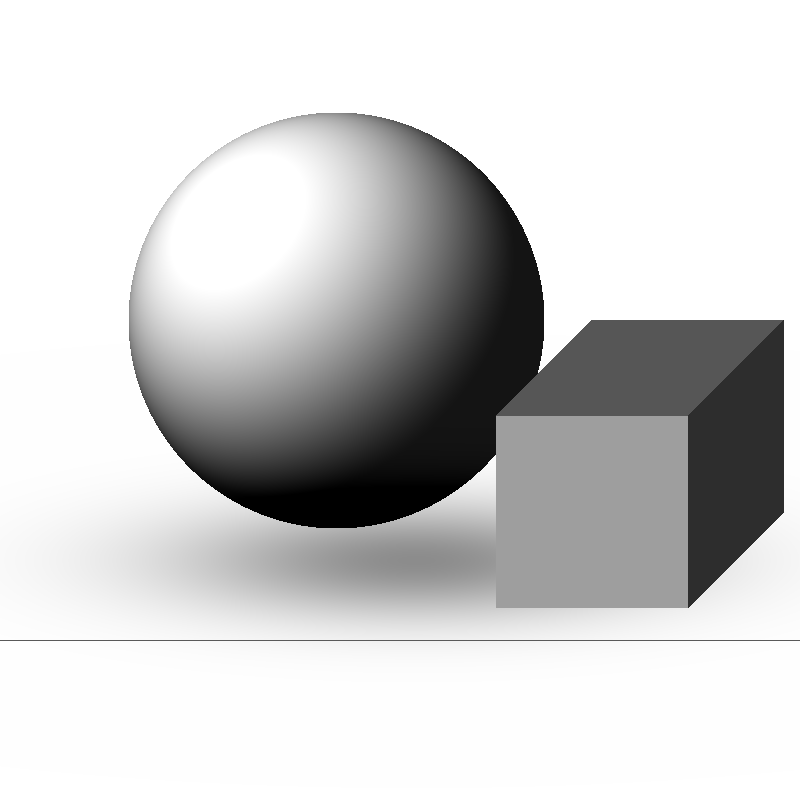
#> input picture samples/portrait.png, 800 x 800 px
$ python -i styles.py   (imports and definitions only)   (older library calls are emulated)
#> lines starting #> are read from the running program, lines starting #| are printed output that depends on the picture; after the words box and inside, x2 and y2 are one past the last pixel; in counts of white or black regions, pixels touching at a corner belong together
#> further down, picture is the input picture: shape (800, 800); min 0, max 255, mean 206.8
### penplot/core/geometry.py
"""Polyline geometry helpers.

A *path* is an (N, 2) float64 numpy array of points.  Everything downstream of
the source stage (image tracing, text, PDF) speaks this language, which keeps
layout, optimisation, preview and G-code generation completely decoupled from
where the geometry came from.

Source stages emit paths in a Y-down coordinate system (image/screen
convention).  The layout stage flips Y once, so bed coordinates are Y-up like
the printer expects.
"""

from __future__ import annotations

import math
from typing import Iterable, Sequence

import numpy as np

Path = np.ndarray
Paths = list

__all__ = [
    "as_path",
    "path_length",
    "total_length",
    "bounds",
    "identity",
    "affine",
    "apply_matrix",
    "transform_paths",
    "rdp",
    "simplify_paths",
    "drop_short",
    "join_paths",
    "reorder_paths",
    "travel_length",
    "stitch_paths",
    "improve_tour",
    "resample",
    "circle_path",
    "cumulative_lengths",
]


# --------------------------------------------------------------------------
# basics
# --------------------------------------------------------------------------
# [13 lines left out: functions as_path, path_length, not called in this run]


def total_length(paths: Iterable[Path]) -> float:
    return float(sum(path_length(p) for p in paths))


# [28 lines left out: functions cumulative_lengths, bounds, not called in this run]


# --------------------------------------------------------------------------
# affine transforms (3x3, row vectors are points)
# --------------------------------------------------------------------------
def identity() -> np.ndarray:
    return np.eye(3, dtype=np.float64)


# [33 lines left out: functions affine, apply_matrix, not called in this run]


def transform_paths(paths: Sequence[Path], matrix: np.ndarray) -> list[Path]:
    return [apply_matrix(matrix, p) for p in paths if len(p)]


# --------------------------------------------------------------------------
# simplification
# --------------------------------------------------------------------------
def rdp(points: Path, epsilon: float) -> Path:
    """Ramer-Douglas-Peucker simplification (iterative, no recursion limit)."""
    n = len(points)
    if n < 3 or epsilon <= 0.0:
        return points

    keep = np.zeros(n, dtype=bool)
    keep[0] = keep[-1] = True
    stack: list[tuple[int, int]] = [(0, n - 1)]

    while stack:
        i, j = stack.pop()
        if j <= i + 1:
            continue
        p0 = points[i, :2]
        seg = points[j, :2] - p0
        seg_len = math.hypot(seg[0], seg[1])
        rel = points[i + 1 : j, :2] - p0
        if seg_len < 1e-12:
            dist = np.hypot(rel[:, 0], rel[:, 1])
        else:
            dist = np.abs(seg[0] * rel[:, 1] - seg[1] * rel[:, 0]) / seg_len
        k = int(np.argmax(dist))
        if dist[k] > epsilon:
            idx = i + 1 + k
            keep[idx] = True
            stack.append((i, idx))
            stack.append((idx, j))

    return points[keep]


# [37 lines left out: functions simplify_paths, drop_short, not called in this run]


# --------------------------------------------------------------------------
# endpoint index used by join / reorder
# --------------------------------------------------------------------------
class _EndpointIndex:
    """Uniform-grid nearest-neighbour index with removals."""

    # [5 lines left out: function __init__, not called in this run]

    def _key(self, pt) -> tuple[int, int]:
        return (int(math.floor(pt[0] / self.cell)), int(math.floor(pt[1] / self.cell)))

    # [16 lines left out: functions add, remove, not called in this run]

    def __len__(self) -> int:
        return len(self.points)

    # [208 lines left out: functions nearest, _max_ring, join_paths, reorder_paths, travel_length, resample, not called in this run]


def circle_path(cx: float, cy: float, radius: float, segments: int = 12) -> Path:
    a = np.linspace(0.0, 2 * math.pi, segments + 1)
    return np.stack([cx + radius * np.cos(a), cy + radius * np.sin(a)], axis=1)


# --------------------------------------------------------------------------
# fewer pen lifts, shorter tour
# --------------------------------------------------------------------------
# [140 lines left out: functions stitch_paths, improve_tour, not called in this run]

### penplot/core/styles.py
"""Image -> pen path conversion ("drawing styles").

Every function takes a prepared float32 image (0 = black, 1 = white) and
returns a list of polylines in *pixel* coordinates with Y pointing down.  The
layout stage scales and flips them onto the bed later, so nothing here needs
to know about millimetres.
"""

from __future__ import annotations

import math

import cv2
import numpy as np

from . import geometry as geo

__all__ = [
    "edges_paths",
    "contour_paths",
    "hatch_paths",
    "stipple_paths",
    "spiral_paths",
    "wave_paths",
    "hatch_polygons",
    "hatch_mask",
    "trace_binary",
    "mask_from_paths",
    "sample_bilinear",
    "split_by_mask",
]

_NEIGHBOURS = [(-1, -1), (-1, 0), (-1, 1), (0, -1), (0, 1), (1, -1), (1, 0), (1, 1)]


# --------------------------------------------------------------------------
# binary skeleton tracing (used by the edge style)
# --------------------------------------------------------------------------
# [290 lines left out: functions trace_binary, _rotate_mask, _segments_from_rows, _map_back, hatch_mask, mask_from_paths and 3 more, not called in this run]


def _binarise(
    img: np.ndarray,
    method: str,
    threshold: float,
    block: int,
    offset: float,
) -> np.ndarray:
#> called with method = 'otsu', threshold = 0.5, block = 25, offset = 8
    u8 = np.clip(img * 255.0, 0, 255).astype(np.uint8)
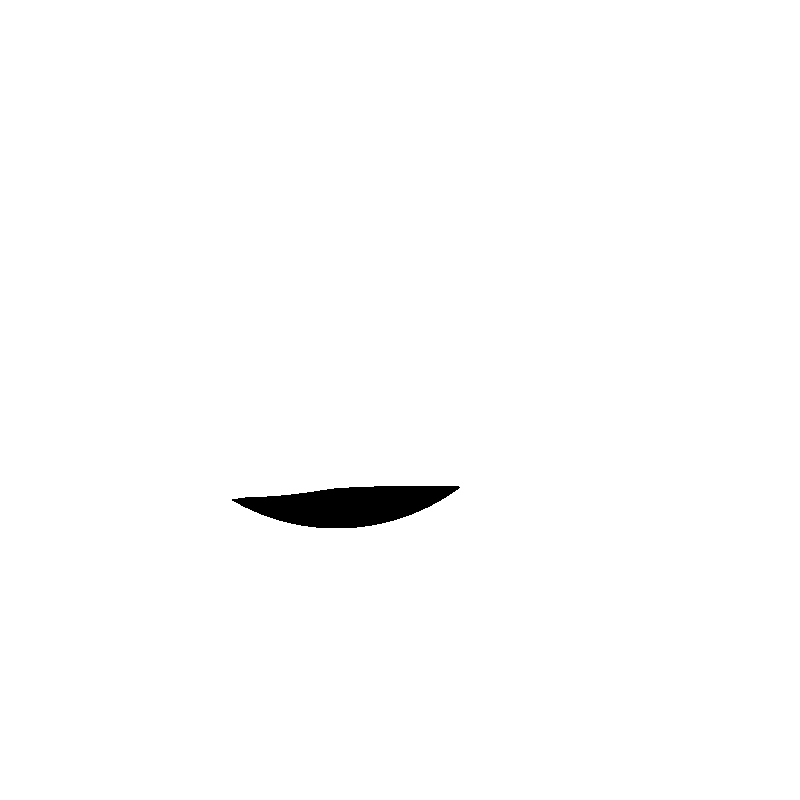
#> u8: shape (800, 800); 99% white; 1 black region, box (x1, y1, x2, y2) and area: (232, 486, 460, 528) 6194
    if method == "otsu":
        _, binary = cv2.threshold(u8, 0, 255, cv2.THRESH_BINARY_INV + cv2.THRESH_OTSU)
    elif method == "adaptive":
        block = max(3, int(block) | 1)
        binary = cv2.adaptiveThreshold(
            u8, 255, cv2.ADAPTIVE_THRESH_GAUSSIAN_C, cv2.THRESH_BINARY_INV, block, float(offset)
        )
    else:  # manual
        _, binary = cv2.threshold(u8, float(threshold * 255.0), 255, cv2.THRESH_BINARY_INV)
    return binary


def contour_paths(
    img: np.ndarray,
    *,
    method: str = "otsu",
    threshold: float = 0.5,
    block: int = 25,
    offset: float = 8.0,
    despeckle: int = 2,
    min_area_px: float = 12.0,
    smooth: float = 0.6,
    fill_spacing: float = 0.0,
    fill_angle: float = 45.0,
) -> list[np.ndarray]:
    """Trace the outline of dark regions; optionally hatch-fill them too."""
    binary = _binarise(img, method, threshold, block, offset)
    if despeckle > 0:
        k = np.ones((3, 3), np.uint8)
        binary = cv2.morphologyEx(binary, cv2.MORPH_OPEN, k, iterations=int(despeckle))
#> binary: shape (800, 800); 0.96% white; 1 white region
        binary = cv2.morphologyEx(binary, cv2.MORPH_CLOSE, k, iterations=int(despeckle))

    contours, _ = cv2.findContours(binary, cv2.RETR_CCOMP, cv2.CHAIN_APPROX_NONE)
#> contours = 1 contour; box (x1, y1, x2, y2) and area: (238, 486, 456, 528) 5942
    paths: list[np.ndarray] = []
    for c in contours:
        if cv2.contourArea(c) < min_area_px:
            continue
        pts = c.reshape(-1, 2).astype(np.float64)
        if len(pts) < 3:
            continue
        if smooth > 0:
            pts = geo.rdp(pts, smooth)
        if len(pts) < 3:
            continue
        pts = np.vstack([pts, pts[:1]])
        paths.append(pts)
#> this loop made 1 pass
#> n in rdp on pass 1: 443
#> after the loop, paths = 1 point arrays, longest 55 points

    if fill_spacing > 0:
        paths.extend(hatch_mask(binary > 0, fill_spacing, fill_angle))
    return paths


# [211 lines left out: functions hatch_paths, stipple_paths, sample_bilinear, spiral_paths, wave_paths, split_by_mask, not called in this run]

>>> import cv2
>>> picture = cv2.imread('../../samples/portrait.png', cv2.IMREAD_GRAYSCALE)
>>> result = contour_paths(picture)
#> result = 1 point arrays, longest 55 points
